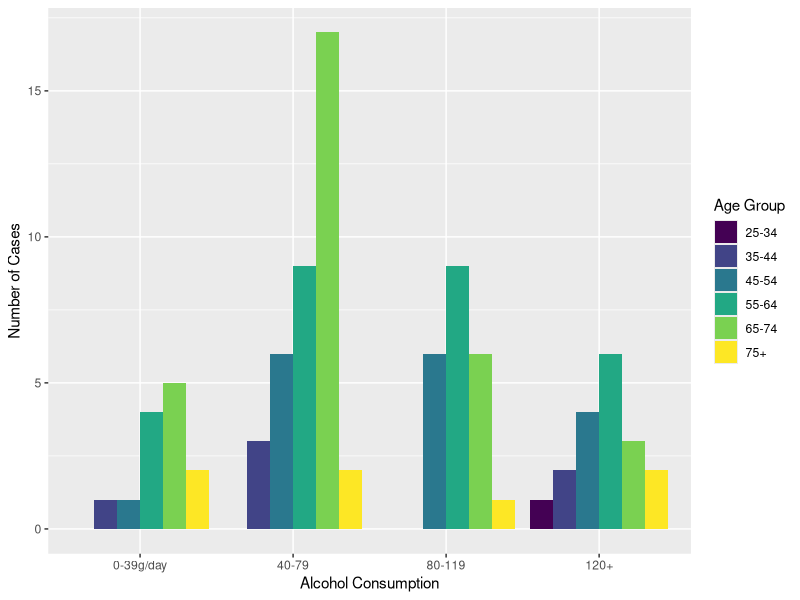

Source code (R):
## Load Libraries
library(tidyverse)
library(ggplot2)

## Demo Data
#Use built in R datasets, esoph. Data from a case-control study of esophageal cancer in Ille-et-Vilaine, France
#Is a data frame with records of 88 indvidals with their alcohol and tobacco status, and how many cases of noncases in each combination catorgey
summary(esoph)

## Demo Question:
## Which age group has the highest number of alcohol consumption that are cases?
  
### Base R code example 
case_df1a <- esoph[c("agegp","alcgp","ncases")] #select variables 
case_df1b <- case_df1a[order(case_df1a$ncases, decreasing = TRUE),] #reorder in decreasing 
head(case_df1b,row.names = F)

### Tidyverse R code example 
case_df2 <- esoph  %>% select(c(agegp,alcgp,ncases)) %>% arrange(desc(ncases)) 
head(case_df2)

#Tidyverse plot the number of cases in each Alcohol group by ages 
ggplot(case_df2,aes(x=alcgp, y=ncases, fill=agegp)) +
        geom_bar(position="dodge", stat="identity") +
        xlab("Alcohol Consumption") + ylab("Number of Cases") +
        labs(fill = "Age Group")




